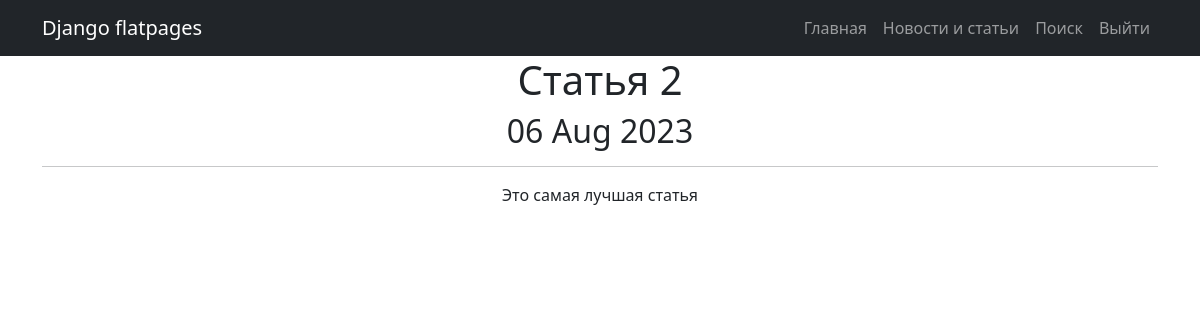
Page /posts/18 (signed in) on the earlier database version.
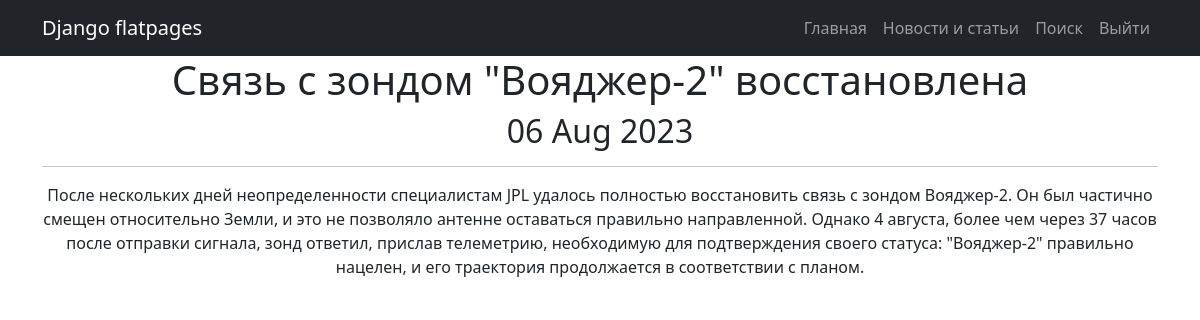
Same page on the later database version.
### news/models.py (models this page shows, shortened)
class Post(models.Model):
    news = 'NW'
    article = 'AR'
    CHAPTER = [
        (news, 'Новость'),
        (article, 'Статья')
    ]
    post_type = models.CharField(max_length=2, choices=CHAPTER, default=news)
    post_time = models.DateTimeField(auto_now_add=True)
    headline = models.CharField(max_length=255)
    article_text = models.TextField()
    rating = models.IntegerField(default=0)
    post_author = models.ForeignKey(Author, on_delete=models.CASCADE)
    post_category = models.ManyToManyField(Category, through='PostCategory')

### news/views.py (the view)
# urls.py: path('<int:pk>', PostDetail.as_view(), name='post_detail'),
class PostDetail(LoginRequiredMixin, DetailView):
    model = Post
    template_name = 'post.html'
    context_object_name = 'post'

### templates/post.html (shortened to what this page needs)
{% extends 'flatpages/default.html' %}
{% block content %}
<h1>{{ post.headline }}</h1>
<h2>{{ post.post_time|date:'d M Y' }}</h2>
<hr>
<p>{{ post.article_text }}</p>
{% endblock content %}

Differences in the rows shown:
changed Post: headline "Статья 2" → "Связь с зондом \"Вояджер-2\" восстановлена"; article_text "Это самая лучшая статья" → "После нескольких дней неопределенности специалистам JPL удалось полностью восстановить связь с зондом Вояджер-2. Он был частично смещен относительно Земли, и это не позволяло антенне оставаться правильно направленной. Однако 4 августа, более чем через 37 часов после отправки сигнала, зонд ответил, прислав телеметрию, необходимую для подтверждения своего статуса: \"Вояджер-2\" правильно нацелен, и его траектория продолжается в соответствии с планом."
